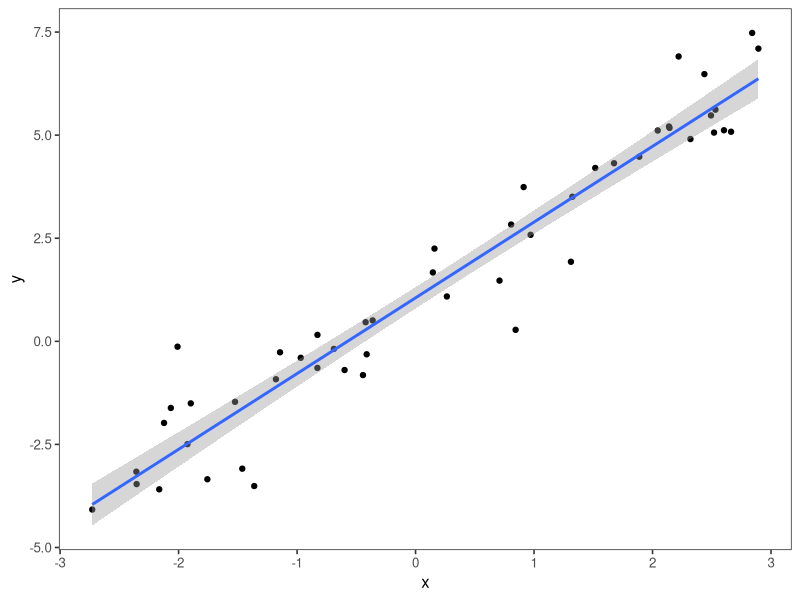

Recreate this plot in R.
#' Robin Elahi
#' Maximum likelihood Lab 1
#' 4 March 2024

library(tidyverse)
theme_set(theme_bw(base_size = 12) + 
            theme(panel.grid = element_blank(), 
                  strip.background = element_blank()))

#### FUNCTIONS ####

## negative log-likelihood of y-values given intercept, slope, and error sd
## we pass the parameters as a vector in the order a, b, sigma
lm_nll <- function(par, x, y) {
  a <- par["a"]; b <- par["b"]; sigma <- exp(par["log_sigma"])
  -sum(dnorm(y, mean = a + b*x, sd = sigma, log = TRUE))
}

## MLE for linear regression
lm_fit <- function(x, y, SE = "fisher", init = c("a" = 0, "b" = 0, "log_sigma" = 0), n_boot = 1000) {
  
  if (!(SE %in% c("bootstrap", "fisher"))) stop("SE options are bootstrap or fisher")
  if (length(x) != length(y)) stop("x and y lengths differ")
  
  ## Maximum-likelihood estimate
  MLE <- optim(
    par = init, # initial values
    fn = lm_nll,  # our negative log-likelihood function
    x = x,   # x values
    y = y,   # y values
    hessian = (SE == "fisher") # only return Hessian if Fisher information used
  )
  
  ## Standard error using either fisher information or bootstrapping
  if (SE == "fisher") {
    var_cov <- solve(MLE$hessian)
    fit_se <- sqrt(diag(var_cov))
  } else {
    n_obs <- length(x) ## number of observations
    
    ## initialize an empty matrix to store parameter estimates for each sample
    par_samples <- matrix(nrow = n_boot, ncol = 3)
    
    ## recalculate MLE for each sample
    for (i in 1:n_boot) {
      samp <- sample(1:n_obs, size = n_obs, replace = TRUE) # sampled observations
      new_x <- x[samp] # subset x to sampled observations
      new_y <- y[samp] # subset y to sampled observations
      
      sample_fit <- optim(
        par = init, # initial values
        fn = lm_nll, # log likelihood function
        x = new_x, # sampled x-values
        y = new_y # sampled y-values
      )
      
      par_samples[i,] <- sample_fit$par # store sample parameters
    }
    fit_se <- apply(par_samples, MARGIN = 2, FUN = sd) # calculate column SDs
  }
  
  ## nicely format output
  data.frame(
    coef = c("intercept", "slope"), 
    estimate = MLE$par[1:2], 
    SE = fit_se[1:2]
  )
  
}

#### LAB EXERCISE 1 ####

a <- 1 ## intercept
b <- 2 ## slope
sigma <- 1 ## error standard deviation
n <- 50 ## sample size

## simulate data
sim_data <- tibble(
  x = runif(n, min = -3, max = 3), ## x values
  y = rnorm(n, mean = a + b*x, sd = sigma) ## regression equation
)

## plot data
sim_data %>% ggplot(aes(x, y)) + geom_point() + geom_smooth(method = "lm")

## run regression
lm_fit(sim_data$x, sim_data$y, SE = "fisher")

#### LAB EXERCISE 2 ####

